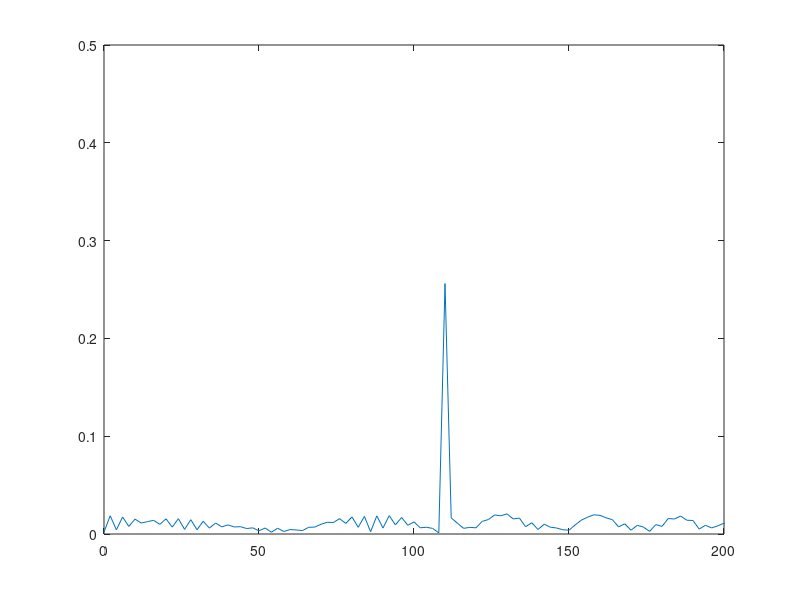
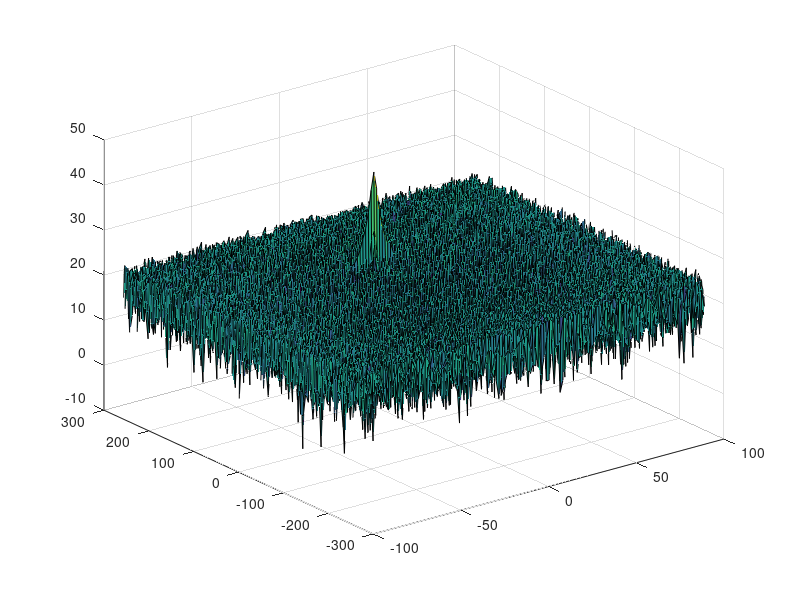
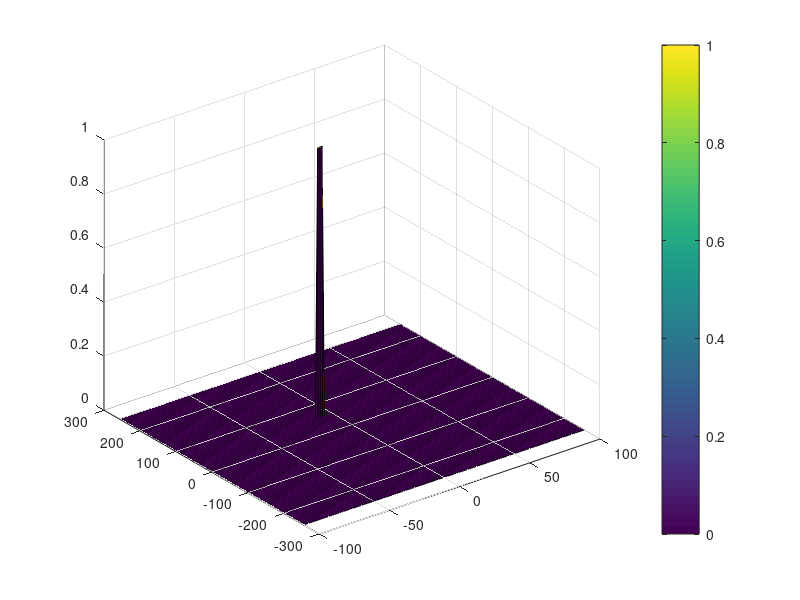

MATLAB code to generate these figures, in order:
%% Radar Target Generation and Detection
% Udacity Sensor Fusion, Project 4

clear; close all; clc;

%% Physical constants

% Let speed of light = 3e8
c = 3e8;

%% Radar specifications 

% Frequency of operation = 77 GHz
fc = 77e9;  % Carrier frequency, Hz

% Max range = 200 m
maxRange = 200;

% Range resolution = 1 m
rangeResolution = 1;

% Max velocity = 100 m/s
maxVelocity = 100;

% In general, for an FMCW radar system, the sweep time should be at least
% five to six times the round trip time.
rttScale = 5.5;

%% User defined range and velocity of simulated target

R = 110;  % Initial position
v = -20;  % Initial velocity, remains contant

%% FMCW waveform generation

% Design the FMCW waveform by giving the specs of each of its parameters:
% calculate the chirp's bandwidth (B), time (Tchirp), and slope (slope).
B = c / (2 * rangeResolution);
Tchirp = rttScale * (2 * maxRange / c);  % scale factor on round-trip time 
slope =  B / Tchirp;
                                                          
% The number of chirps in one sequence. It's ideal to have 2^value for ease
% of running FFT for Doppler estimation. 
Nd = 128;  % # of doppler cells OR # of sent periods % number of chirps

% The number of samples on each chirp. 
Nr = 1024;  % for length of time OR # of range cells

% Timestamp for running the displacement scenario for every sample.
t = linspace(0, Nd * Tchirp, Nr * Nd); % total time for samples
L = Nr * Nd;

% Creating vectors for Tx, Rx, and Mix based on the total samples input.
Tx = zeros(1, length(t));  % transmitted signal
Rx = zeros(1, length(t));  % received signal
Mix = zeros(1, length(t));  % beat signal

% Similar vectors for range_covered and time delay.
r_t = zeros(1, length(t));
td = zeros(1, length(t));

%% Signal generation and moving target simulation

% For each time stamp update the range of the target for constant velocity. 
for i = 1:length(t)

    % Time delay for round trip on this iteration, given constant velocity.
    tau = (R + t(i) * v) / c;  % seconds
    
    % For each sample we need update the transmitted and received signal. 
    Tx(i) = cos(2 * pi * (fc * t(i) + slope * t(i)^2 / 2));
    Rx(i) = cos(2 * pi * (fc * (t(i) - tau) + slope * (t(i) - tau)^2 / 2));
    
    % Now by mixing the transmit and receive, generate the beat signal by
    % element-wise matrix multiplication of the tx/rx signals.
    Mix(i) = Tx(i) * Rx(i);
end

%% Range measurement

% Reshape the vector into a Nr x Nd array. Nr and Nd here would also define
% the size of range and Doppler FFT respectively.
beat = reshape(Mix, [Nr, Nd]);

% Run FFT on the beat signal along range bins dimension (Nr) and normalize.
signal_fft = fft(beat) / Nr;

% Take the absolute value of FFT output
abs_fft = abs(signal_fft);

% Output of FFT is a double sided signal, but we are interested in only one
% side of the spectrum. Hence we throw out half of the samples.
one_side_fft = abs_fft(1 : Nr / 2);

% Plotting the range using the output of first FFT
figure('Name', 'Range from first FFT');
f = Nr / length(one_side_fft) * (0 : (Nr / 2 - 1));
plot(f, one_side_fft);
axis([0 200 0 0.5]);

%% Range Doppler response

% The 2D FFT implementation is already provided here. This will run a 2DFFT
% on the mixed signal (beat signal) output and generate a range doppler
% map. You will implement CFAR on the generated RDM.

% Range Doppler Map Generation

% The output of the 2D FFT is an image that has reponse in the range and
% doppler FFT bins. So, it is important to convert the axis from bin sizes
% to range and doppler based on their Mix values.

Mix = reshape(Mix, [Nr Nd]);

% 2D FFT using the FFT size for both dimensions.
sig_fft2 = fft2(Mix, Nr, Nd);

% Taking just one side of signal from Range dimension.
sig_fft2 = sig_fft2(1 : Nr/2, 1 : Nd);
sig_fft2 = fftshift(sig_fft2);
RDM = abs(sig_fft2);
RDM = 10 * log10(RDM);

% Use the surf function to plot the output of 2D FFT as a 3D surface.
doppler_axis = linspace(-100, 100, Nd);
range_axis = linspace(-200, 200, Nr/2) * (Nr/2 / 400);
figure('Name', '2D FFT range Doppler response');
surf(doppler_axis, range_axis, RDM);

%% CFAR implementation

% Slide window through the complete range Doppler map

% Select the number of training cells in both the dimensions.
Tr = 12;  % Training (range dimension)
Td = 3;  % Training cells (doppler dimension)

% Select the number of guard cells in both dimensions around the Cell Under 
% Test (CUT) for accurate estimation.
Gr = 4;  % Guard cells (range dimension)
Gd = 1;  % Guard cells (doppler dimension)

% Offset the threshold by SNR value in dB
offset = 15;

% Calculate the total number of training and guard cells
N_guard = (2 * Gr + 1) * (2 * Gd + 1) - 1;  % Remove CUT
N_training = (2 * Tr + 2 * Gr + 1) * (2 * Td + 2 * Gd + 1) - (N_guard + 1);

% Create a vector to store noise_level for each iteration on training cells
% noise_level = zeros(1,1);

% Design a loop such that it slides the CUT across range doppler map by
% giving margins at the edges for training and guard cells. For every
% iteration sum the signal level within all the training cells. To sum
% convert the value from logarithmic to linear using the db2pow function.
% Average the summed values for all of the training cells used. After
% averaging convert it back to logarithimic using pow2db. Further, add the
% offset to it to determine the threshold. Next, compare the signal under
% CUT with this threshold. If the CUT level > threshold assign it a value
% of 1, else equate it to 0.

CFAR = zeros(size(RDM));

% Use RDM[x,y] from the output of 2D FFT above for implementing CFAR
for range_index = Tr + Gr + 1 : Nr/2 - Tr - Gr
    for doppler_index = Td + Gd + 1 : Nd - Td - Gd
        % Slice the entire window
        training = RDM(range_index - Tr - Gr : range_index + Tr + Gr, ...
                       doppler_index - Td - Gd : doppler_index + Td + Gd);
        % Set all non-training cells to zero
        training(range_index - Gr : range_index + Gr, ...
                 doppler_index - Gd : doppler_index + Gd) = 0;
        % Convert decibel measurements to power
        training = db2pow(training);
        % Calculate the training mean
        training = sum(training) / N_training;
        % Revert average power to decibels
        training = pow2db(training);
        % Use the offset to determine the SNR threshold
        threshold = training + offset;
        % Apply the threshold to the CUT
        if RDM(range_index, doppler_index) > threshold
            CFAR(range_index, doppler_index) = 1;
        end
    end
end

% The process above will generate a thresholded block, which is smaller 
% than the Range Doppler Map as the CUT cannot be located at the edges of
% the matrix. Hence, a few cells will not be thresholded. To keep the map
% size the same, set those values to 0.

% Display the CFAR output using the surf function as we did for RDM above.
figure('Name', '2D CFAR applied to range doppler map (RDM)');
surf(doppler_axis, range_axis, CFAR);
colorbar;
